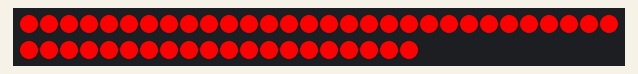
The sketch below on a simulated ESP32. Parts: 50 RGB LEDs in strip order, left to right, continuing on the next row.

Above: at 1.1 s.
At 2.1 s:
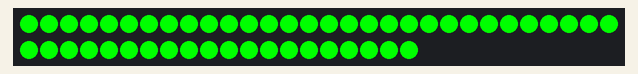
At 3.1 s:
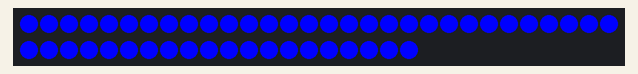
At 5.98 s:
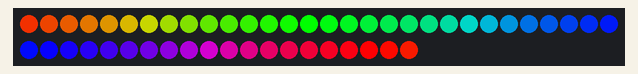
At 22.71 s:
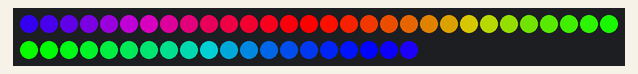
At 39.74 s:
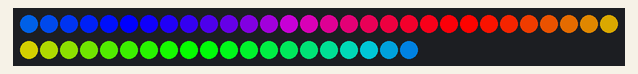

The sketch:

LED-tester-code-ESP.ino
```cpp
#include <Adafruit_NeoPixel.h>

#define LED_PIN     23
#define NUM_LEDS    50

Adafruit_NeoPixel strip(NUM_LEDS, LED_PIN, NEO_GRB + NEO_KHZ800);

void setup() {
  strip.begin();
  strip.show(); // Initialize all pixels to 'off'
  delay(1000);

  // Step 1: Solid Colors
  showColor(strip.Color(255, 0, 0)); // Red
  delay(1000);
  showColor(strip.Color(0, 255, 0)); // Green
  delay(1000);
  showColor(strip.Color(0, 0, 255)); // Blue
  delay(1000);

  // Step 2: Rainbow animation
  rainbowCycle(5);  // Adjust speed (lower = faster)
}

void loop() {
  // Loop rainbow forever
  rainbowCycle(5);
}

// Set entire strip to one color
void showColor(uint32_t color) {
  for (int i = 0; i < NUM_LEDS; i++) {
    strip.setPixelColor(i, color);
  }
  strip.show();
}

// Rainbow effect across all LEDs
void rainbowCycle(uint8_t wait) {
  uint16_t i, j;
  for (j = 0; j < 256; j++) {
    for (i = 0; i < strip.numPixels(); i++) {
      strip.setPixelColor(i, Wheel(((i * 256 / strip.numPixels()) + j) & 255));
    }
    strip.show();
    delay(wait);
  }
}

// Helper to generate rainbow colors
uint32_t Wheel(byte WheelPos) {
  WheelPos = 255 - WheelPos;
  if (WheelPos < 85) {
    return strip.Color(255 - WheelPos * 3, 0, WheelPos * 3);
  } else if (WheelPos < 170) {
    WheelPos -= 85;
    return strip.Color(0, WheelPos * 3, 255 - WheelPos * 3);
  } else {
    WheelPos -= 170;
    return strip.Color(WheelPos * 3, 255 - WheelPos * 3, 0);
  }
}

/*

#include <Adafruit_NeoPixel.h>

#define LED_PIN    23
#define NUM_LEDS   60
#define MAX_BRIGHTNESS 125

Adafruit_NeoPixel pixels(NUM_LEDS, LED_PIN, NEO_GRB + NEO_KHZ800);

int brightness = 0;
bool increasing = true;
unsigned long lastUpdate = 0;
const int delayMs = 10;

// Fallback color (brand pink: #E22DA1 swapped R/G)
uint8_t fallback_r = 45;
uint8_t fallback_g = 226;
uint8_t fallback_b = 161;

void setup() {
  pixels.begin();
  pixels.clear();
  pixels.show();
}

void loop() {
  if (millis() - lastUpdate > delayMs) {
    for (int i = 0; i < NUM_LEDS; i++) {
      pixels.setPixelColor(i, pixels.Color(
        (fallback_g * brightness * MAX_BRIGHTNESS) / 65025,
        (fallback_r * brightness * MAX_BRIGHTNESS) / 65025,
        (fallback_b * brightness * MAX_BRIGHTNESS) / 65025
      ));
    }
    pixels.show();

    if (increasing) {
      brightness++;
      if (brightness >= 255) increasing = false;
    } else {
      brightness--;
      if (brightness <= 0) increasing = true;
    }
    lastUpdate = millis();
  }
}

*/
```

Measured:
- what the display in image 0 shows lasts 1.0 s, from 1.0 s to 2.0 s
